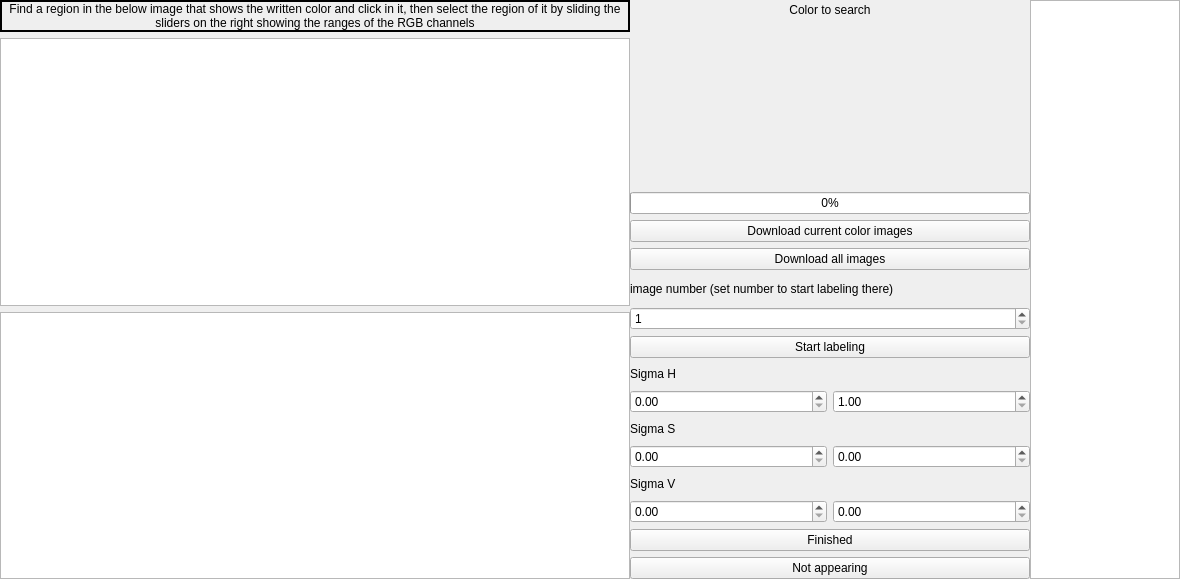
<?xml version="1.0" encoding="UTF-8"?>
<ui version="4.0">
 <class>LabelizerWidgetWindow</class>
 <widget class="QWidget" name="LabelizerWidgetWindow">
  <property name="enabled">
   <bool>true</bool>
  </property>
  <property name="geometry">
   <rect>
    <x>0</x>
    <y>0</y>
    <width>1180</width>
    <height>579</height>
   </rect>
  </property>
  <property name="windowTitle">
   <string>Image View</string>
  </property>
  <layout class="QHBoxLayout" name="horizontalLayout" stretch="0">
   <property name="leftMargin">
    <number>0</number>
   </property>
   <property name="topMargin">
    <number>0</number>
   </property>
   <property name="rightMargin">
    <number>0</number>
   </property>
   <property name="bottomMargin">
    <number>0</number>
   </property>
   <item>
    <layout class="QHBoxLayout" name="image_layout" stretch="0,0,0">
     <property name="spacing">
      <number>0</number>
     </property>
     <item>
      <layout class="QVBoxLayout" name="verticalLayout_3">
       <item>
        <widget class="QLabel" name="title_label">
         <property name="sizePolicy">
          <sizepolicy hsizetype="MinimumExpanding" vsizetype="Preferred">
           <horstretch>0</horstretch>
           <verstretch>0</verstretch>
          </sizepolicy>
         </property>
         <property name="maximumSize">
          <size>
           <width>1500</width>
           <height>40</height>
          </size>
         </property>
         <property name="frameShape">
          <enum>QFrame::WinPanel</enum>
         </property>
         <property name="lineWidth">
          <number>2</number>
         </property>
         <property name="midLineWidth">
          <number>2</number>
         </property>
         <property name="text">
          <string>Find a region in the below image that shows the written color and click in it, then select the region of it by sliding the sliders on the right showing the ranges of the RGB channels</string>
         </property>
         <property name="alignment">
          <set>Qt::AlignCenter</set>
         </property>
         <property name="wordWrap">
          <bool>true</bool>
         </property>
        </widget>
       </item>
       <item>
        <widget class="QGraphicsView" name="image_frame">
         <property name="mouseTracking">
          <bool>true</bool>
         </property>
        </widget>
       </item>
       <item>
        <widget class="QGraphicsView" name="segmented_frame"/>
       </item>
      </layout>
     </item>
     <item>
      <layout class="QVBoxLayout" name="verticalLayout">
       <item>
        <widget class="QLabel" name="color_description_label">
         <property name="maximumSize">
          <size>
           <width>400</width>
           <height>20</height>
          </size>
         </property>
         <property name="text">
          <string>Color to search</string>
         </property>
         <property name="alignment">
          <set>Qt::AlignCenter</set>
         </property>
        </widget>
       </item>
       <item>
        <widget class="QLabel" name="color_region">
         <property name="maximumSize">
          <size>
           <width>400</width>
           <height>16777215</height>
          </size>
         </property>
         <property name="text">
          <string/>
         </property>
        </widget>
       </item>
       <item>
        <widget class="QProgressBar" name="dwnld_progress_bar">
         <property name="maximumSize">
          <size>
           <width>400</width>
           <height>16777215</height>
          </size>
         </property>
         <property name="value">
          <number>0</number>
         </property>
         <property name="invertedAppearance">
          <bool>false</bool>
         </property>
        </widget>
       </item>
       <item>
        <widget class="QPushButton" name="dwnld_clr_btn">
         <property name="maximumSize">
          <size>
           <width>400</width>
           <height>16777215</height>
          </size>
         </property>
         <property name="text">
          <string>Download current color images</string>
         </property>
        </widget>
       </item>
       <item>
        <widget class="QPushButton" name="dwnld_all_btn">
         <property name="text">
          <string>Download all images</string>
         </property>
        </widget>
       </item>
       <item>
        <widget class="QLabel" name="image_number_lbl">
         <property name="maximumSize">
          <size>
           <width>16777215</width>
           <height>25</height>
          </size>
         </property>
         <property name="text">
          <string>image number (set number to start labeling there)</string>
         </property>
        </widget>
       </item>
       <item>
        <widget class="QSpinBox" name="image_index_spin">
         <property name="minimum">
          <number>1</number>
         </property>
         <property name="maximum">
          <number>999999999</number>
         </property>
        </widget>
       </item>
       <item>
        <widget class="QPushButton" name="start_btn">
         <property name="text">
          <string>Start labeling</string>
         </property>
        </widget>
       </item>
       <item>
        <widget class="QLabel" name="R_slider_label">
         <property name="maximumSize">
          <size>
           <width>400</width>
           <height>20</height>
          </size>
         </property>
         <property name="text">
          <string>Sigma H</string>
         </property>
        </widget>
       </item>
       <item>
        <layout class="QHBoxLayout" name="horizontalLayout_2">
         <item>
          <widget class="QDoubleSpinBox" name="H_spin_lower">
           <property name="maximum">
            <double>180.000000000000000</double>
           </property>
          </widget>
         </item>
         <item>
          <widget class="QDoubleSpinBox" name="H_spin_upper">
           <property name="minimum">
            <double>1.000000000000000</double>
           </property>
           <property name="maximum">
            <double>180.000000000000000</double>
           </property>
          </widget>
         </item>
        </layout>
       </item>
       <item>
        <widget class="QLabel" name="G_slider_label">
         <property name="maximumSize">
          <size>
           <width>400</width>
           <height>20</height>
          </size>
         </property>
         <property name="text">
          <string>Sigma S</string>
         </property>
        </widget>
       </item>
       <item>
        <layout class="QHBoxLayout" name="horizontalLayout_3">
         <item>
          <widget class="QDoubleSpinBox" name="S_spin_lower">
           <property name="maximum">
            <double>255.000000000000000</double>
           </property>
          </widget>
         </item>
         <item>
          <widget class="QDoubleSpinBox" name="S_spin_upper">
           <property name="maximum">
            <double>255.000000000000000</double>
           </property>
          </widget>
         </item>
        </layout>
       </item>
       <item>
        <widget class="QLabel" name="B_slider_label">
         <property name="maximumSize">
          <size>
           <width>400</width>
           <height>20</height>
          </size>
         </property>
         <property name="text">
          <string>Sigma V</string>
         </property>
        </widget>
       </item>
       <item>
        <layout class="QHBoxLayout" name="horizontalLayout_4">
         <item>
          <widget class="QDoubleSpinBox" name="V_spin_lower">
           <property name="maximum">
            <double>255.000000000000000</double>
           </property>
          </widget>
         </item>
         <item>
          <widget class="QDoubleSpinBox" name="V_spin_upper">
           <property name="minimum">
            <double>0.000000000000000</double>
           </property>
           <property name="maximum">
            <double>255.000000000000000</double>
           </property>
           <property name="singleStep">
            <double>1.000000000000000</double>
           </property>
          </widget>
         </item>
        </layout>
       </item>
       <item>
        <widget class="QPushButton" name="finished_btn">
         <property name="maximumSize">
          <size>
           <width>400</width>
           <height>16777215</height>
          </size>
         </property>
         <property name="text">
          <string>Finished</string>
         </property>
        </widget>
       </item>
       <item>
        <widget class="QPushButton" name="skip_btn">
         <property name="maximumSize">
          <size>
           <width>400</width>
           <height>16777215</height>
          </size>
         </property>
         <property name="text">
          <string>Not appearing</string>
         </property>
        </widget>
       </item>
      </layout>
     </item>
     <item>
      <layout class="QVBoxLayout" name="verticalLayout_2">
       <item>
        <widget class="QListWidget" name="color_name_list">
         <property name="maximumSize">
          <size>
           <width>150</width>
           <height>16777215</height>
          </size>
         </property>
        </widget>
       </item>
      </layout>
     </item>
    </layout>
   </item>
  </layout>
 </widget>
 <layoutdefault spacing="6" margin="11"/>
 <resources/>
 <connections/>
</ui>
